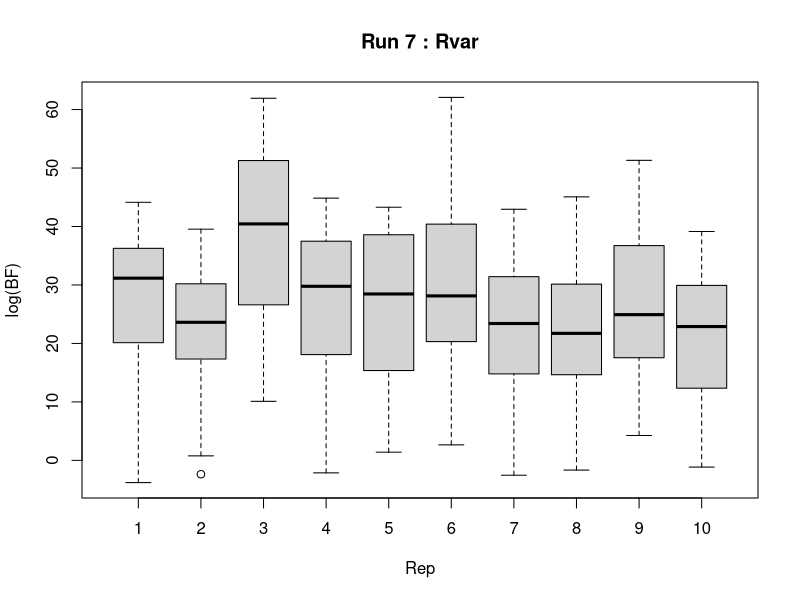
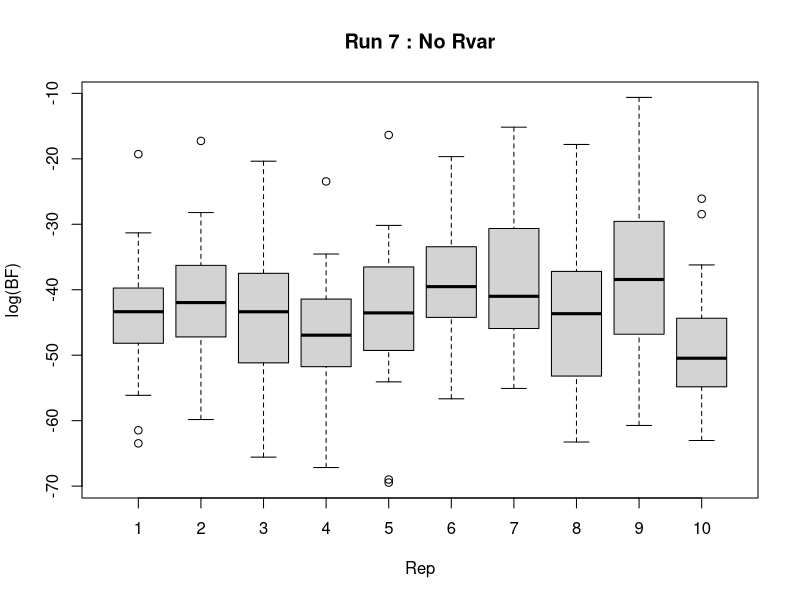
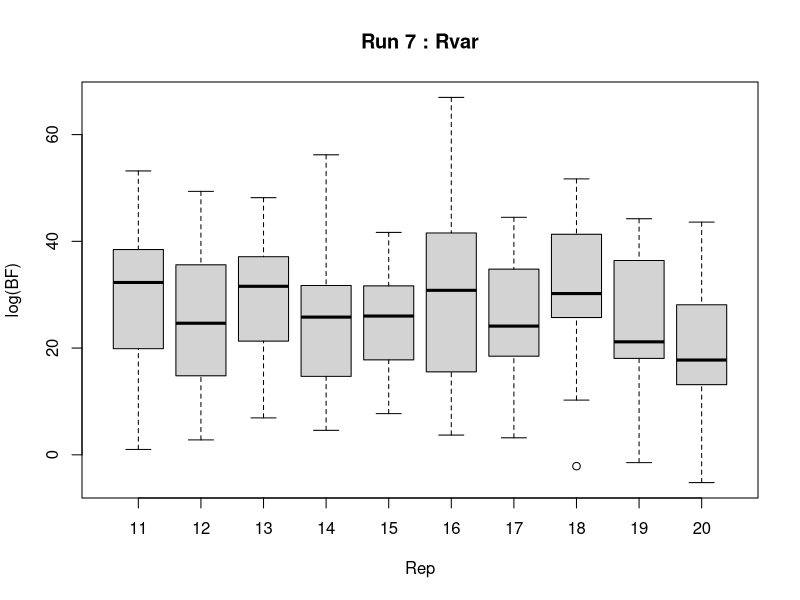
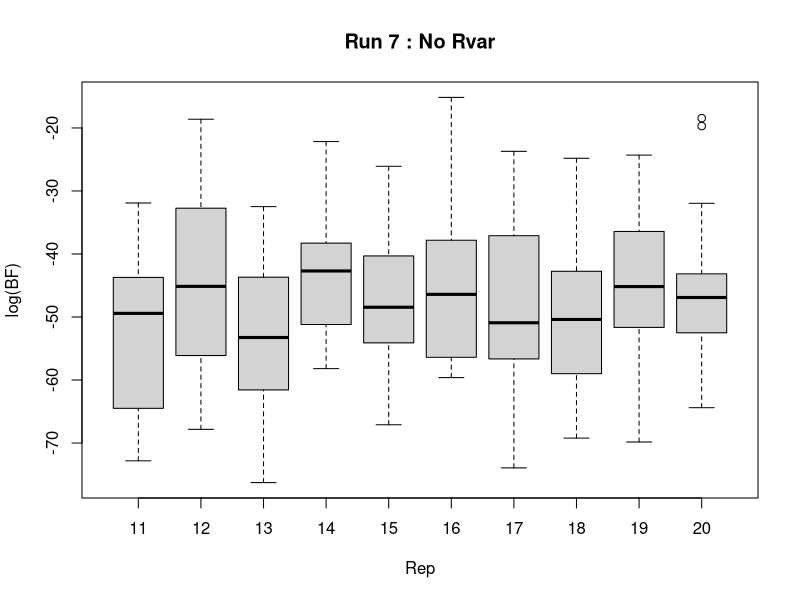
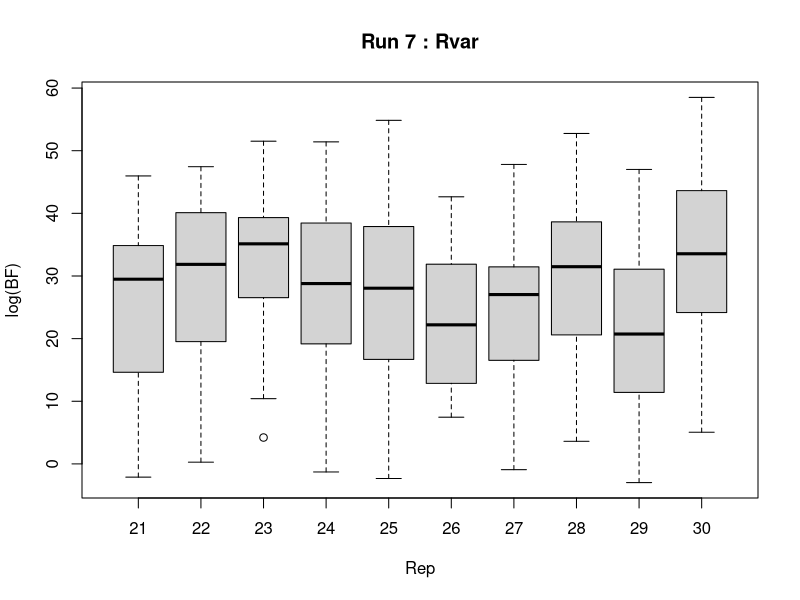
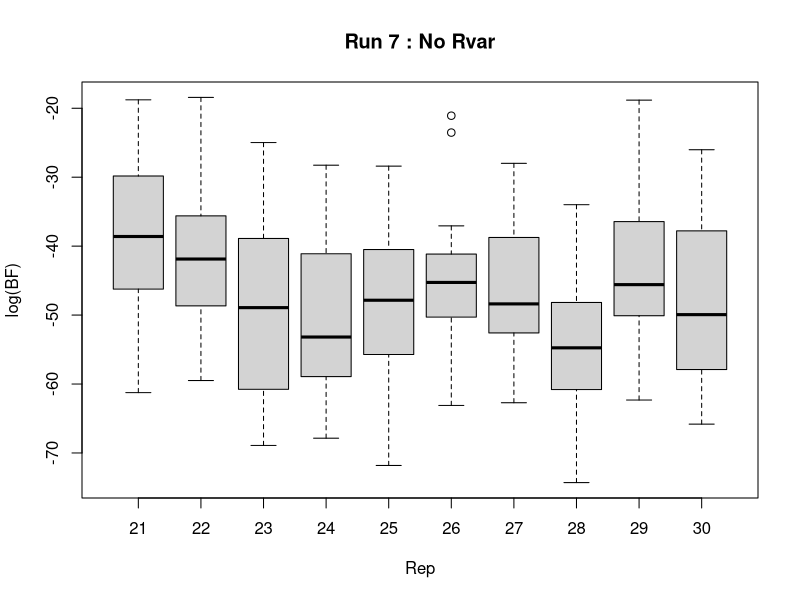
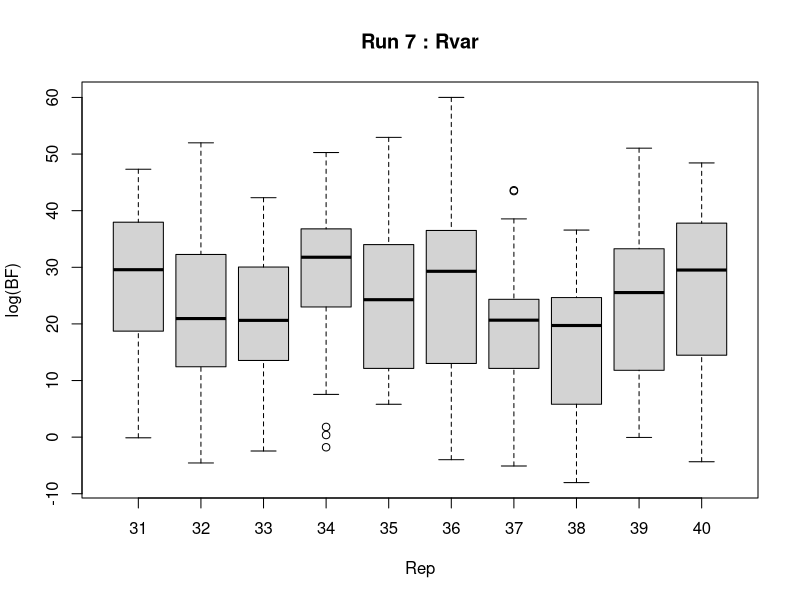
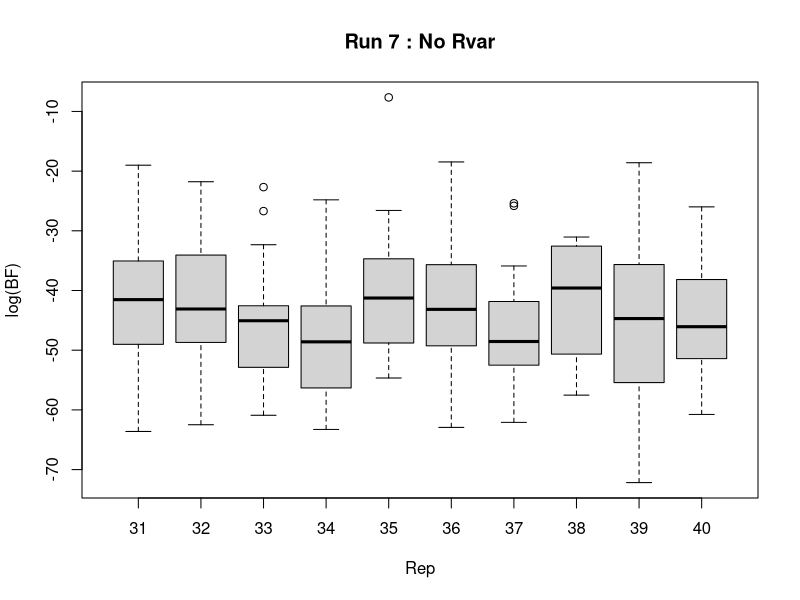

Write the R code that produced these figures, in order.
# Read the CSV output from the Bayes Factor simulation and produce histograms

setwd("C:\\Users\\ianmt\\Documents\\Git\\latentspace\\Results")

results <- read.csv("Bayes_Factor_Consistency.csv")
runs <- unique(results[,"run"])

pdf(file="Bayes_Factor_Consistency.pdf",width=8.5,height=5.5)
repsperplot <- 10

for (run in runs) {
  reps <- unique(results[results[,"run"] == run , "rep"])
  numreps <- max(reps)
  numplots <- ((numreps - 1) %/% repsperplot) + 1
  ymin <- min(log(results[results[,"run"]==run,"bf_rvar"]),
              log(results[results[,"run"]==run,"bf_no_rvar"]))
  ymax <- min(max(log(results[results[,"run"]==run,"bf_rvar"]),
                  log(results[results[,"run"]==run,"bf_no_rvar"])),
              100)
  for (plot in 1:numplots) {
    plotidx <- (results[,"run"] == run) &
               (results[,"rep"] > repsperplot * (plot - 1)) &
               (results[,"rep"] <= repsperplot * plot)
    boxplot(log(bf_rvar)~rep, data=results[plotidx,], 
            main=paste("Run",run,": Rvar"), xlab="Rep", ylab="log(BF)")
    boxplot(log(bf_no_rvar)~rep, data=results[plotidx,], 
            main=paste("Run",run,": No Rvar"), xlab="Rep", ylab="log(BF)")
  }
}

dev.off()
